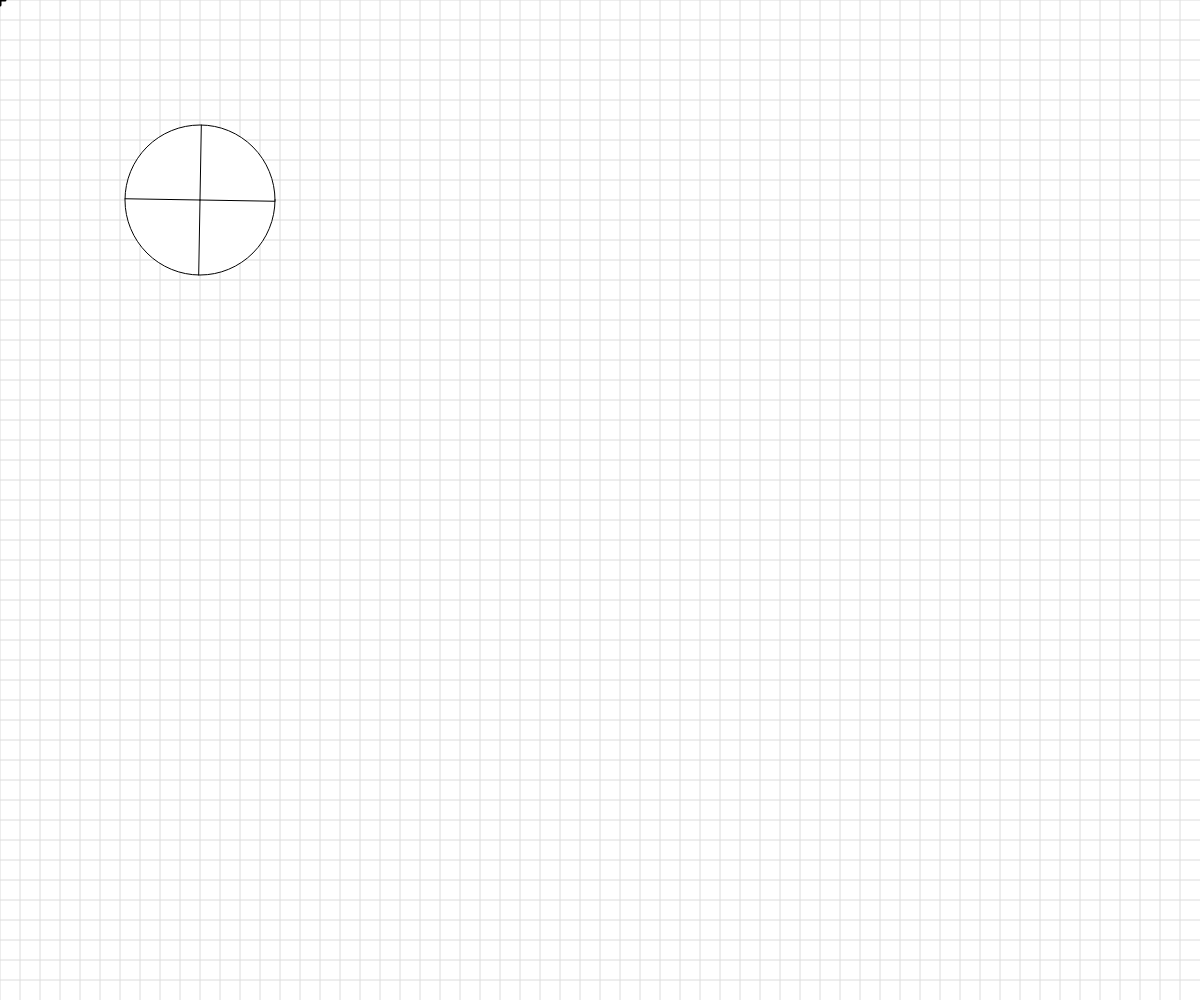
Frame 1 (no input)
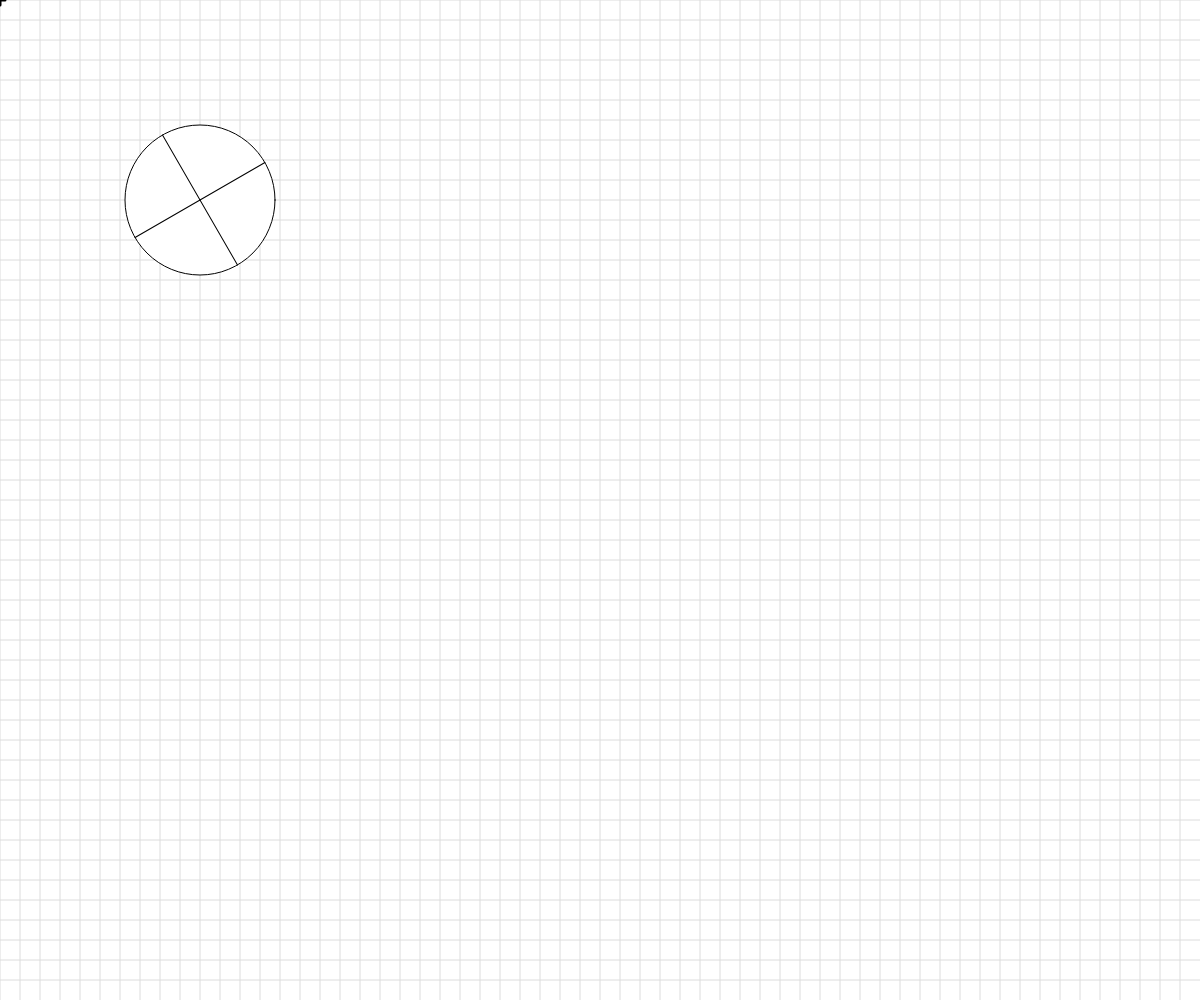
Frame 60 (no input)
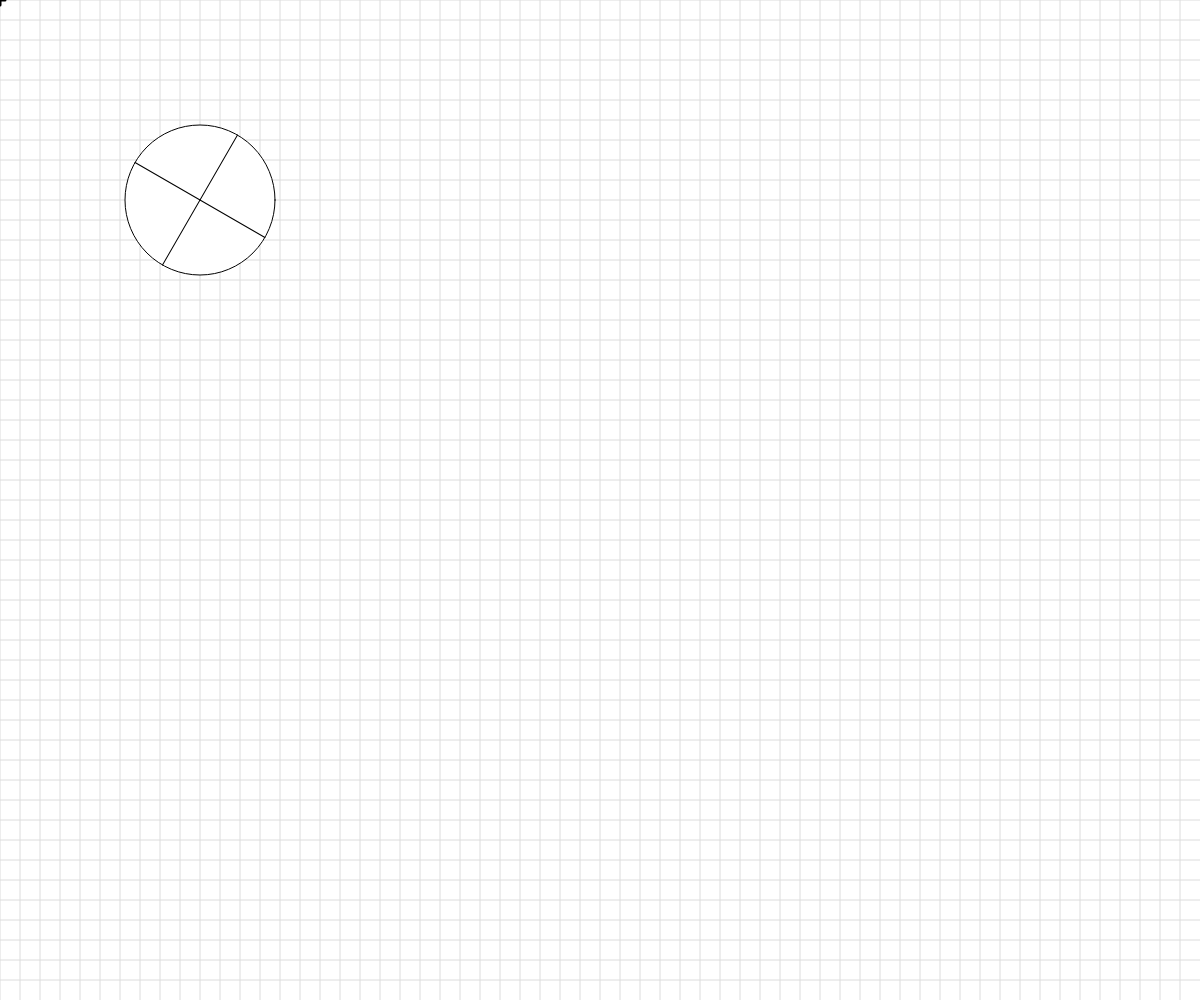
Frame 120 (the mouse pressed at the canvas centre since frame 60)

The p5.js sketch that drew these frames (run headless with seeded random() and noise() and a simulated clock; from frame 60 on, the mouse is pressed at the canvas centre):

// p5.js sketch
// ── sketch.js
// Basic Transformations Sandbox


let originalSpacing = 20;


function setup() {
  createCanvas(windowWidth, windowHeight);
}

function draw() {
  background(255);
  drawBasicGrid(220);


  //transformation one: TRANSLATION
  // translate(120, 120);
  // drawBasicGrid(150);
  // rectangleRed(40, 20);
  // rectangleBlue(120,20);
 

  //add push()  pop()



  // translate(100,0);
  //transformation two: SCALE
  // push();
  // rectMode(CORNER);
  // rectangleRed(40, 0);
  // SCALE FACTOR
  // 1 - no change <1 smaller >1 larger
  // let scaleAmount = 2.5;
  // scale(scaleAmount);
  // drawBasicGrid(100)
  // rectangleBlue(0,0);

  // rectMode(CENTER);
  // translate(40,40);
  // let scaleAmount = map(mouseX, 0, width, 0,4);
  // scale(scaleAmount);
  // drawBasicGrid(150);
  // rectangleRed(40,40);
  // pop()




  //transformation three: ROTATION
  //reminder: rotations are measured in radians, not degrees! Functions can help with the conversion...
  angleMode(DEGREES);

  // push()
  // rectangleRed(20,20);
  // translate(200,200);
  // drawBasicGrid(180);
  // rotate(frameCount%360);
  // face(0,0);
  // pop()


  //Combinations of Transformations
  // push();
  // scale(5);
  // rotate(45);
  // translate(100,100);
  // face(0,0);
  // pop();
  


  // Drawing a circle
  push();
  translate(200, 200);
  circle(0,0, 150);
  rotate(frameCount);
  function keyPressed(){
    if (key = RIGHT_ARROW && numSpoke <= 10) {
      numSpoke++;
    }

    if (key = LEFT_ARROW && numSpoke >= 1) {
      numSpoke--;
    }
  }

  let numSpoke = 4;
  for(i = 0; i < numSpoke; i++) {
    line(0, 0 , 75, 0);
    rotate(360/numSpoke);
  }



  pop();
}


function face(x, y) {
  //draw a face at x,y
  push();
  translate(x,y);
  ellipseMode(CENTER);
  fill(200,200,0);
  stroke(0);
  ellipse(0,0,80,80);
  fill(90, 140, 30, 220);
  triangle(-20, 20, 20, 20, 0, 30);
  fill(0);
  ellipse(-25,0,10,10);
  ellipse(25,0,10,10);
  strokeWeight(5);
  line(-30,-10,30,-10);
  strokeWeight(1);
  pop();

}

function rectangleRed(x, y) {
  //draw a red rectangle at x,y (sized 50 pixels square) - to visualize what happens to the coordinate system
  //when different basic transformations are applied.
  noStroke();
  fill(255, 0, 0, 150);
  rect(x, y, 50, 50);

}

function rectangleBlue(x, y) {
  //draw a red rectangle at x,y (sized 50 pixels square) - to visualize what happens to the coordinate system
  //when different basic transformations are applied.
  noStroke();
  fill(0, 0, 255, 150);
  rect(x, y, 50, 50);

}

function drawBasicGrid(shade) {
  //draw the normal cartesian Coordinate Grid, in a light color. Spaced at 20 px by default
  stroke(shade);
  for (let x = 0; x < width; x += 20) {
    line(x, 0, x, height);
  }
  for (let y = 0; y < height; y += 20) {
    line(0, y, width, y);
  }

  //Draw "X" at the origin
  strokeWeight(3);
  stroke(0);
  line(-5,0,5,0);
  line(0,5,0,-5);
  strokeWeight(1);
}
